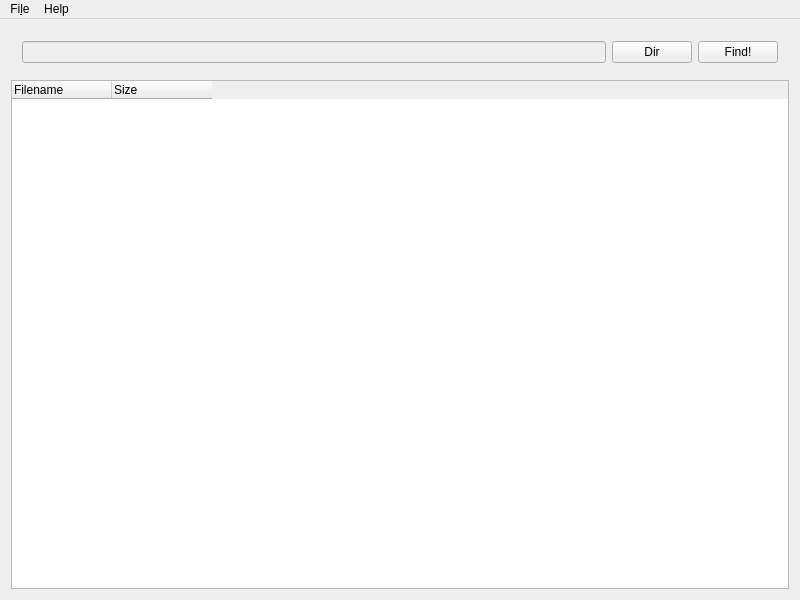
<?xml version="1.0" encoding="UTF-8"?>
<ui version="4.0">
 <class>MainWindow</class>
 <widget class="QMainWindow" name="MainWindow">
  <property name="geometry">
   <rect>
    <x>0</x>
    <y>0</y>
    <width>800</width>
    <height>600</height>
   </rect>
  </property>
  <property name="windowTitle">
   <string>MainWindow</string>
  </property>
  <widget class="QWidget" name="centralWidget">
   <layout class="QVBoxLayout" name="verticalLayout">
    <item>
     <widget class="QWidget" name="widget" native="true">
      <property name="enabled">
       <bool>true</bool>
      </property>
      <property name="sizePolicy">
       <sizepolicy hsizetype="Minimum" vsizetype="Preferred">
        <horstretch>0</horstretch>
        <verstretch>0</verstretch>
       </sizepolicy>
      </property>
      <layout class="QHBoxLayout" name="horizontalLayout">
       <item>
        <widget class="QLineEdit" name="lineEdit">
         <property name="enabled">
          <bool>false</bool>
         </property>
        </widget>
       </item>
       <item>
        <widget class="QPushButton" name="pushButton">
         <property name="text">
          <string>Dir</string>
         </property>
        </widget>
       </item>
       <item>
        <widget class="QPushButton" name="pushButton_2">
         <property name="text">
          <string>Find!</string>
         </property>
        </widget>
       </item>
      </layout>
     </widget>
    </item>
    <item>
     <widget class="QTreeWidget" name="treeWidget">
      <attribute name="headerMinimumSectionSize">
       <number>100</number>
      </attribute>
      <attribute name="headerStretchLastSection">
       <bool>false</bool>
      </attribute>
      <column>
       <property name="text">
        <string>Filename</string>
       </property>
      </column>
      <column>
       <property name="text">
        <string>Size</string>
       </property>
      </column>
     </widget>
    </item>
   </layout>
  </widget>
  <widget class="QMenuBar" name="menuBar">
   <property name="geometry">
    <rect>
     <x>0</x>
     <y>0</y>
     <width>800</width>
     <height>22</height>
    </rect>
   </property>
   <widget class="QMenu" name="menuFile">
    <property name="title">
     <string>Fi&amp;le</string>
    </property>
    <addaction name="actionScan_Directory"/>
    <addaction name="separator"/>
    <addaction name="actionExit"/>
   </widget>
   <widget class="QMenu" name="menuHelp">
    <property name="title">
     <string>Help</string>
    </property>
    <addaction name="actionAbout"/>
   </widget>
   <addaction name="menuFile"/>
   <addaction name="menuHelp"/>
  </widget>
  <action name="actionScan_Directory">
   <property name="text">
    <string>&amp;Scan Directory...</string>
   </property>
  </action>
  <action name="actionExit">
   <property name="text">
    <string>&amp;Exit</string>
   </property>
  </action>
  <action name="actionAbout">
   <property name="text">
    <string>About</string>
   </property>
  </action>
 </widget>
 <layoutdefault spacing="6" margin="11"/>
 <resources/>
 <connections/>
</ui>
